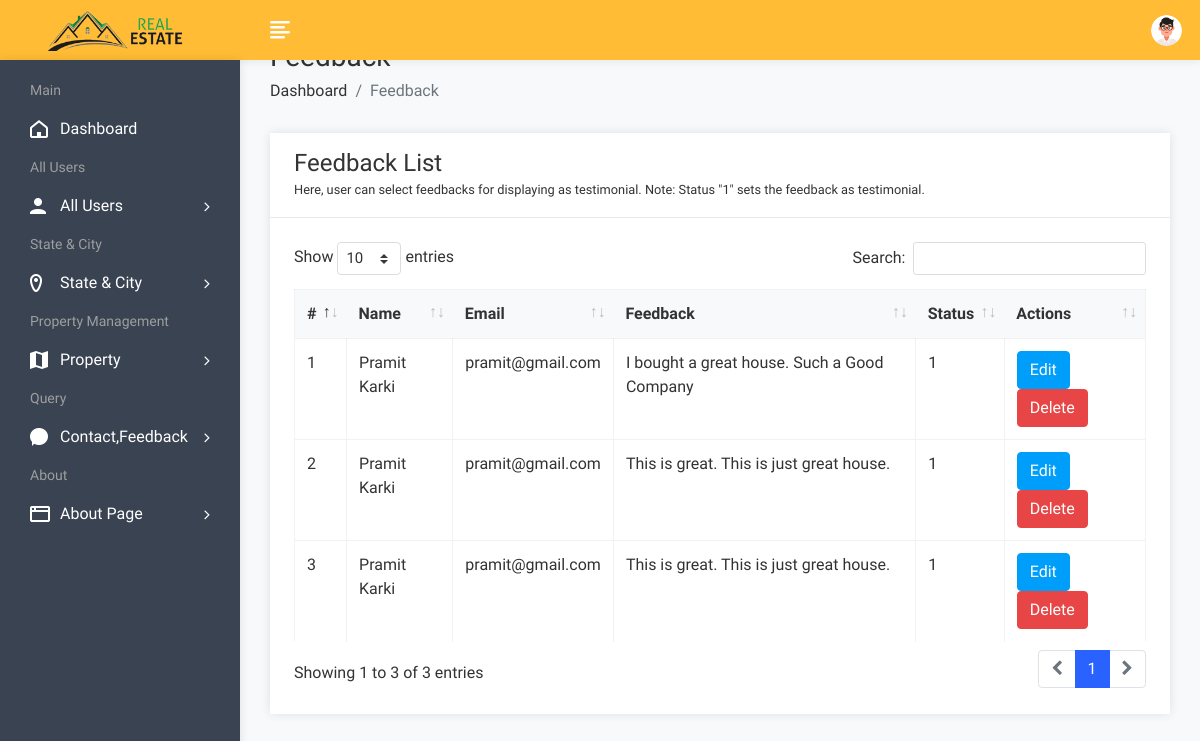
Page /admin/feedbackview.php (signed in) on the committed database.
### tables this page shows
CREATE TABLE `feedback` (
  `fid` int(50) NOT NULL,
  `uid` int(50) NOT NULL,
  `fdescription` varchar(300) NOT NULL,
  `status` int(1) NOT NULL,
  `date` datetime NOT NULL DEFAULT current_timestamp()
);

CREATE TABLE `user` (
  `uid` int(50) NOT NULL,
  `uname` varchar(100) NOT NULL,
  `uemail` varchar(100) NOT NULL,
  `uphone` varchar(20) NOT NULL,
  `upass` varchar(50) NOT NULL,
  `utype` varchar(50) NOT NULL,
  `uimage` varchar(300) NOT NULL
);

### admin/feedbackview.php (the view, shortened to what this page needs)
<!DOCTYPE html>
<html lang="en">
<head>
    <link rel="stylesheet" href="assets/css/bootstrap.min.css">
    <link rel="stylesheet" href="assets/css/font-awesome.min.css">
    <link rel="stylesheet" href="assets/css/feathericon.min.css">
    <link rel="stylesheet" href="assets/plugins/datatables/dataTables.bootstrap4.min.css">
    <link rel="stylesheet" href="assets/plugins/datatables/responsive.bootstrap4.min.css">
    <link rel="stylesheet" href="assets/plugins/datatables/select.bootstrap4.min.css">
    <link rel="stylesheet" href="assets/plugins/datatables/buttons.bootstrap4.min.css">
    <link rel="stylesheet" href="assets/css/style.css">
</head>
<body>
    <?php include("header.php"); ?>
    <div class="page-wrapper">
        <div class="content container-fluid">
            <div class="page-header">
                <div class="row">
                    <div class="col">
                        <h3 class="page-title">Feedback</h3>
                        <ul class="breadcrumb">
                            <li class="breadcrumb-item"><a href="dashboard.php">Dashboard</a></li>
                            <li class="breadcrumb-item active">Feedback</li>
                        </ul>
                    </div>
                </div>
            </div>
            <div class="row">
                <div class="col-sm-12">
                    <div class="card">
                        <div class="card-header">
                            <h4 class="card-title">Feedback List</h4>
                            <small>Here, user can select feedbacks for displaying as testimonial. Note: Status "1" sets
                                the feedback as testimonial.</small>
                        </div>
                        <div class="card-body">
                            <table id="basic-datatable" class="table table-bordered table-hover">
                                <thead>
                                    <tr>
                                        <th>#</th>
                                        <th>Name</th>
                                        <th>Email</th>
                                        <th>Feedback</th>
                                        <th>Status</th>
                                        <th>Actions</th>
                                    </tr>
                                </thead>
                                <tbody>
                                    <?php
									$query = mysqli_query($con, "select feedback.*, user.* from feedback,user where feedback.uid=user.uid");
									$cnt = 1;
									while ($row = mysqli_fetch_array($query)) {
									?>
                                    <tr>
                                        <td><?php echo $cnt; ?></td>
                                        <td><?php echo $row['uname']; ?></td>
                                        <td><?php echo $row['uemail']; ?></td>
                                        <td><?php echo $row['2']; ?></td>
                                        <td><?php echo $row['3']; ?></td>
                                        <td><a href="feedbackedit.php?id=<?php echo $row['0']; ?>"><button
                                                    class="btn btn-info">Edit</button></a>
                                            <a href="feedbackdelete.php?id=<?php echo $row['0']; ?>"><button
                                                    class="btn btn-danger">Delete</button></a>
                                        </td>
                                    </tr>
                                    <?php
										$cnt = $cnt + 1;
									}
									?>
                                </tbody>
                            </table>
                        </div>
                    </div>
                </div>
            </div>
        </div>
    </div>
</body>
</html>

### rows in the picture
feedback: uid.uname "Pramit Karki", uid.uemail "pramit@gmail.com", fdescription "I bought a great house. Such a Good Company", status "1"
feedback: uid.uname "Pramit Karki", uid.uemail "pramit@gmail.com", fdescription "This is great. This is just great house.", status "1"
feedback: uid.uname "Pramit Karki", uid.uemail "pramit@gmail.com", fdescription "This is great. This is just great house.", status "1"
